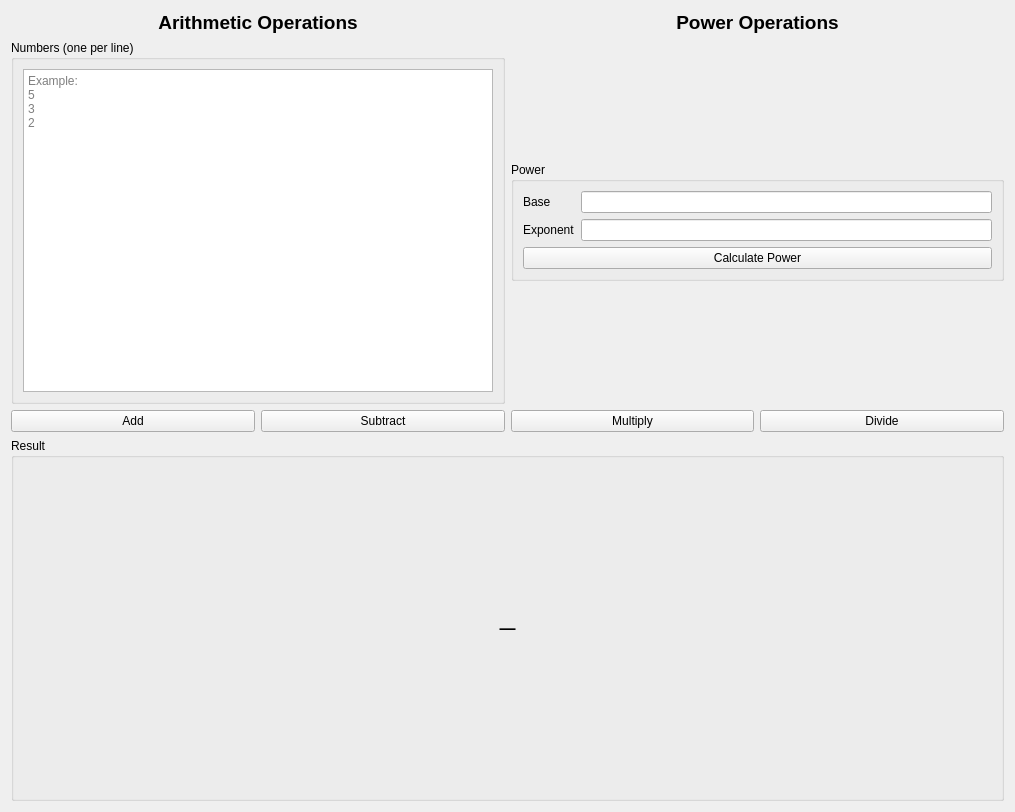
<?xml version="1.0" encoding="UTF-8"?>
<ui version="4.0">
 <class>ArithmeticPage</class>
 <widget class="QWidget" name="ArithmeticPage">
  <property name="geometry">
   <rect>
    <x>0</x>
    <y>0</y>
    <width>1015</width>
    <height>812</height>
   </rect>
  </property>
  <layout class="QVBoxLayout" name="mainVerticalLayout">
   <item>
    <layout class="QHBoxLayout" name="titleLayout">
     <item>
      <widget class="QLabel" name="Arithmetic_Title">
       <property name="font">
        <font>
         <pointsize>14</pointsize>
         <weight>75</weight>
         <bold>true</bold>
        </font>
       </property>
       <property name="text">
        <string>Arithmetic Operations</string>
       </property>
       <property name="alignment">
        <set>Qt::AlignCenter</set>
       </property>
      </widget>
     </item>
     <item>
      <widget class="QLabel" name="Power_Title">
       <property name="font">
        <font>
         <pointsize>14</pointsize>
         <weight>75</weight>
         <bold>true</bold>
        </font>
       </property>
       <property name="text">
        <string>Power Operations</string>
       </property>
       <property name="alignment">
        <set>Qt::AlignCenter</set>
       </property>
      </widget>
     </item>
    </layout>
   </item>
   <item>
    <layout class="QHBoxLayout" name="inputsLayout">
     <item>
      <widget class="QGroupBox" name="Numbers_Group">
       <property name="sizePolicy">
        <sizepolicy hsizetype="Expanding" vsizetype="Expanding">
         <horstretch>0</horstretch>
         <verstretch>0</verstretch>
        </sizepolicy>
       </property>
       <property name="title">
        <string>Numbers (one per line)</string>
       </property>
       <layout class="QVBoxLayout">
        <item>
         <widget class="QPlainTextEdit" name="numbers">
          <property name="sizePolicy">
           <sizepolicy hsizetype="Expanding" vsizetype="Expanding">
            <horstretch>0</horstretch>
            <verstretch>0</verstretch>
           </sizepolicy>
          </property>
          <property name="placeholderText">
           <string>Example:
5
3
2</string>
          </property>
         </widget>
        </item>
       </layout>
      </widget>
     </item>
     <item>
      <layout class="QVBoxLayout" name="powerWrapper">
       <item>
        <widget class="QGroupBox" name="Power_Group">
         <property name="sizePolicy">
          <sizepolicy hsizetype="Preferred" vsizetype="Fixed">
           <horstretch>0</horstretch>
           <verstretch>0</verstretch>
          </sizepolicy>
         </property>
         <property name="title">
          <string>Power</string>
         </property>
         <layout class="QVBoxLayout">
          <item>
           <layout class="QFormLayout">
            <item row="0" column="0">
             <widget class="QLabel" name="Base_Label">
              <property name="text">
               <string>Base</string>
              </property>
             </widget>
            </item>
            <item row="0" column="1">
             <widget class="QLineEdit" name="Base_LineEdit"/>
            </item>
            <item row="1" column="0">
             <widget class="QLabel" name="Exponent_Label">
              <property name="text">
               <string>Exponent</string>
              </property>
             </widget>
            </item>
            <item row="1" column="1">
             <widget class="QLineEdit" name="Exponent_LineEdit"/>
            </item>
           </layout>
          </item>
          <item>
           <widget class="QPushButton" name="Power_Button">
            <property name="text">
             <string>Calculate Power</string>
            </property>
           </widget>
          </item>
         </layout>
        </widget>
       </item>
      </layout>
     </item>
    </layout>
   </item>
   <item>
    <layout class="QHBoxLayout" name="operationsLayout">
     <item>
      <widget class="QPushButton" name="Add_Button">
       <property name="text">
        <string>Add</string>
       </property>
      </widget>
     </item>
     <item>
      <widget class="QPushButton" name="Subtract_Button">
       <property name="text">
        <string>Subtract</string>
       </property>
      </widget>
     </item>
     <item>
      <widget class="QPushButton" name="Multiply_Button">
       <property name="text">
        <string>Multiply</string>
       </property>
      </widget>
     </item>
     <item>
      <widget class="QPushButton" name="Divide_Button">
       <property name="text">
        <string>Divide</string>
       </property>
      </widget>
     </item>
    </layout>
   </item>
   <item>
    <widget class="QGroupBox" name="Result_Group">
     <property name="sizePolicy">
      <sizepolicy hsizetype="Expanding" vsizetype="Expanding">
       <horstretch>0</horstretch>
       <verstretch>0</verstretch>
      </sizepolicy>
     </property>
     <property name="title">
      <string>Result</string>
     </property>
     <layout class="QVBoxLayout">
      <item>
       <widget class="QLabel" name="Result_Value">
        <property name="font">
         <font>
          <pointsize>12</pointsize>
          <weight>75</weight>
          <bold>true</bold>
         </font>
        </property>
        <property name="text">
         <string>—</string>
        </property>
        <property name="alignment">
         <set>Qt::AlignCenter</set>
        </property>
       </widget>
      </item>
     </layout>
    </widget>
   </item>
  </layout>
 </widget>
 <resources/>
 <connections/>
</ui>
